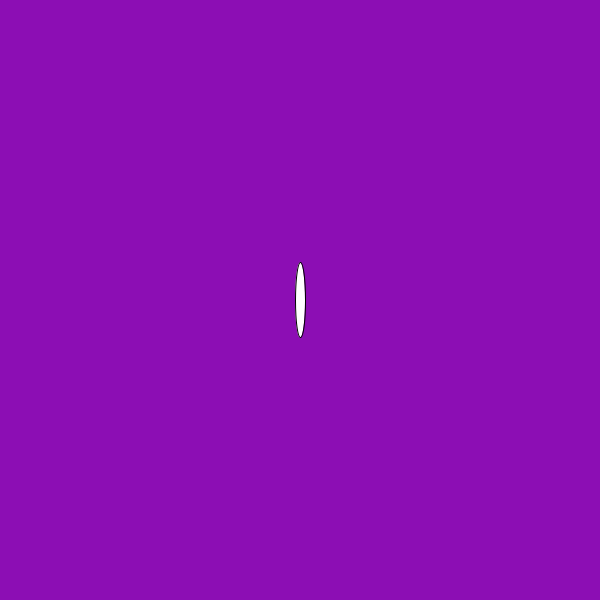
Frame 1 (no input)
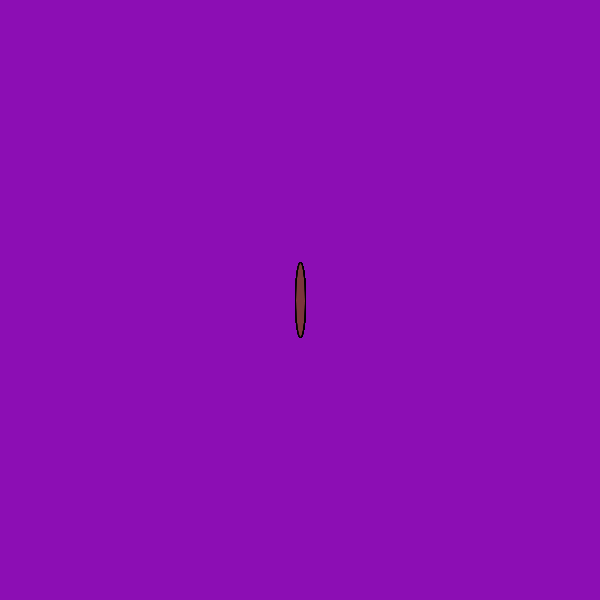
Frame 60 (the mouse pressed at the canvas centre just before this capture)
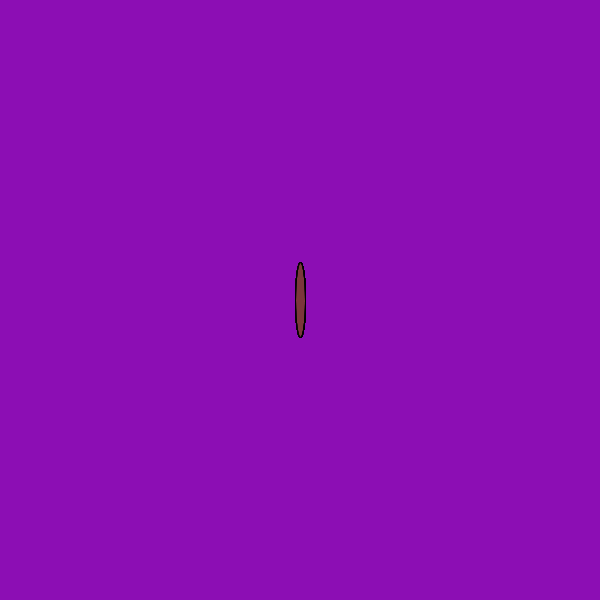
Frame 120 (the mouse held since frame 60 and released just before this capture)

The Processing sketch that drew these frames (run headless with seeded random() and noise(); from frame 60 on, the mouse is pressed at the canvas centre):

// Processing sketch: midterm1
// ── midterm1.pde

float xPos,yPos;
float d;

void setup(){
  size (600,600);
  
  xPos=width/2;
  yPos=height/2;
 
 background (140,14,180);
  
}


void draw(){
  
  ellipse(xPos,yPos,10,75);
 
 if (keyPressed) {
    if (key == CODED) {
      if (keyCode == RIGHT) {
        xPos+=15; 
      }
      if (keyCode == LEFT) { 
        xPos-=15; 
      }
      if (keyCode == UP) { 
        yPos-=15;
      }
      if (keyCode == DOWN) { 
        yPos+=15; 
      }
    }
  }
   if (xPos>width) { 
    xPos=0; 
  }
  if (xPos<0) { 
    xPos=width; 
  }
  if (yPos>height) {
    yPos=0;
  }
  if (yPos<0) {
    yPos=height;
  }
  d = dist(xPos, yPos, 0, 0);
   if (d<200) {
    fill(20, 200, 60, 40);
  }
  if (d>200 && d<400) {
    fill (70, 50, 90, 40);
  }
  if (d>400 && d<600) {
    fill (120, 50, 60, 40);
  }
}
